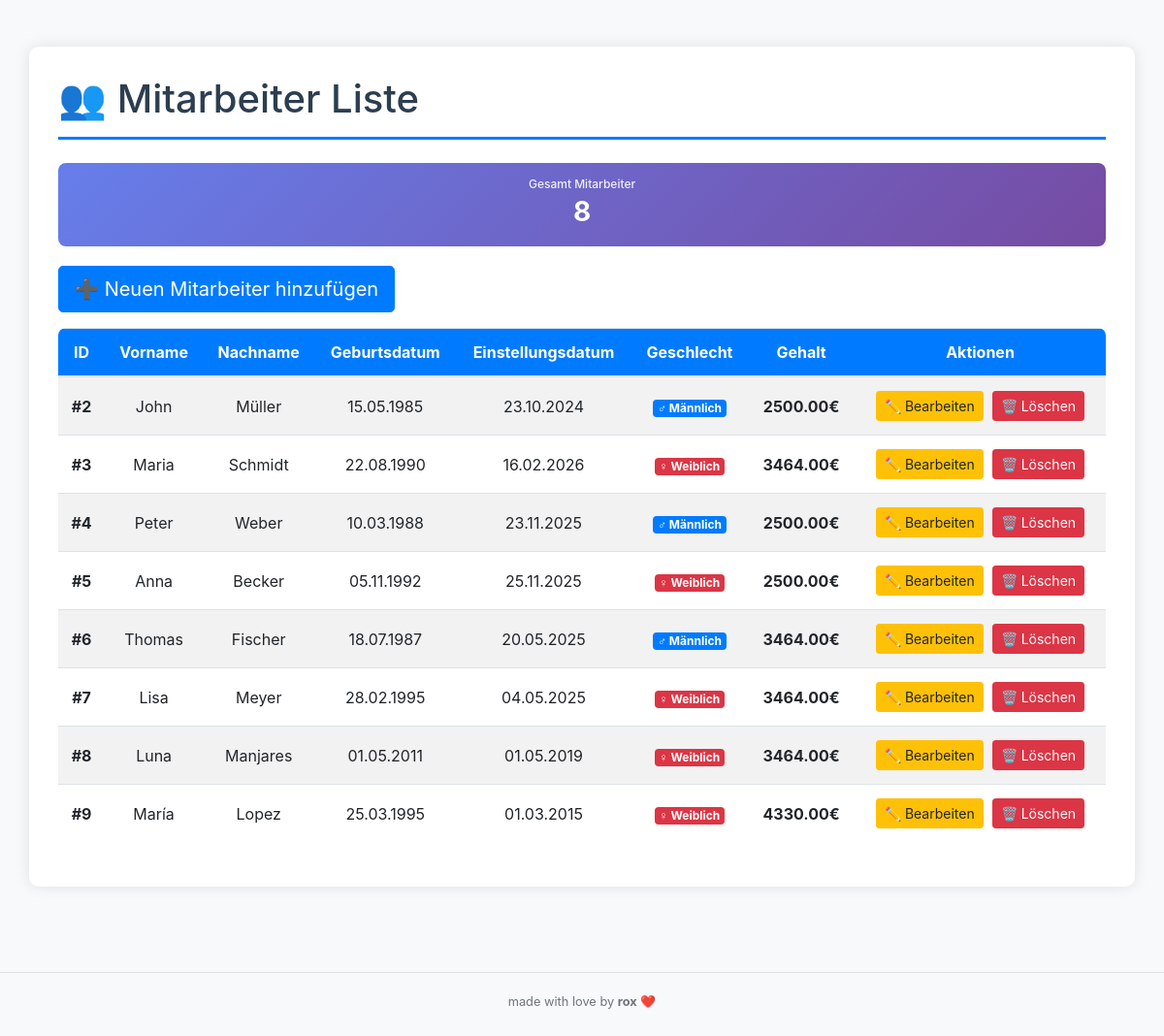
Before: / with the older database file.
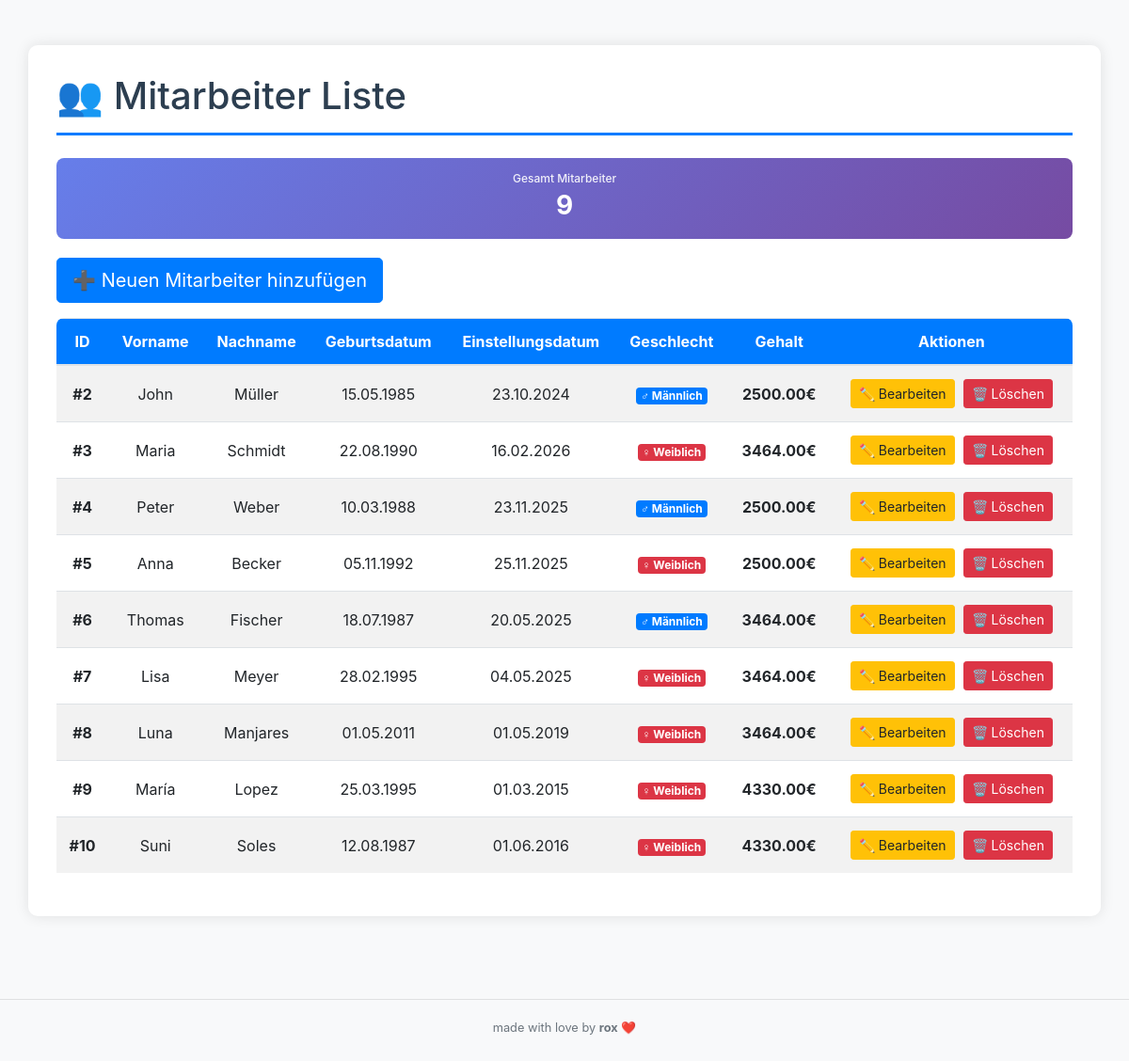
After: the same page with the newer database file.
### staff/models.py (models this page shows, shortened)
class Mitarbeiter(models.Model):
    vorname = models.CharField(max_length=30)
    nachname = models.CharField(max_length=30)
    gebdatum = models.DateField()
    einstdatum = models.DateField()
    gehaltmodell = models.ForeignKey(Gehaltsmodell, on_delete=models.CASCADE, blank=True, null=True)
    geschlecht = models.CharField(max_length=1, choices=Geschlecht.choices)
    def get_gehalt(self):
        if self.gehaltmodell:
            return self.gehaltmodell.get_gehalt()
        return 0

class Gehaltsmodell(models.Model):
    TYP_ARBEIT = 'ARBEIT'
    TYP_FIX = 'FIX'
    TYP_CHOICES = [
        (TYP_ARBEIT, 'Arbeitermodell'),
        (TYP_FIX, 'Fixgehaltmodell'),
    ]
    typ = models.CharField(max_length=10, choices=TYP_CHOICES, default=TYP_ARBEIT)
    stdlohn = models.DecimalField(max_digits=10, decimal_places=2, null=True, blank=True, validators=[MinValueValidator(0)])
    stdzahl = models.DecimalField(max_digits=10, decimal_places=2, null=True, blank=True, validators=[MinValueValidator(0)])
    gehalt = models.DecimalField(max_digits=10, decimal_places=2, null=True, blank=True, validators=[MinValueValidator(0)])
    def get_gehalt(self):
        if self.typ == self.TYP_ARBEIT:
            return (self.stdlohn or Decimal('0')) * (self.stdzahl or Decimal('0')) * Decimal('4.33')
        return self.gehalt or Decimal('0')

### staff/views.py (the view)
# urls.py: path('', staff_list, name='staff_list'),
def staff_list(request):
    mitarbeiter = Mitarbeiter.objects.all()
    return render(request, 'staff/list.html', {'mitarbeiter': mitarbeiter})

### staff/Templates/staff/list.html (shortened to what this page needs)
<!DOCTYPE html>
<html lang="de">
<head>
    <link href="https://stackpath.bootstrapcdn.com/bootstrap/4.5.2/css/bootstrap.min.css" rel="stylesheet">
</head>
<body>
    <div class="container mt-5 mb-5">
        <h1 class="mb-4">👥 Mitarbeiter Liste</h1>
        <div class="stats">
            <div class="stat-box">
                <h5>Gesamt Mitarbeiter</h5>
                <div class="number">{{ mitarbeiter.count }}</div>
            </div>
        </div>
        <a href="{% url 'staff_create' %}" class="btn btn-primary btn-lg mb-3">
            <span>➕</span> Neuen Mitarbeiter hinzufügen
        </a>
        <div class="table-responsive">
            <table class="table table-striped table-hover">
                <thead>
                    <tr>
                        <th>ID</th>
                        <th>Vorname</th>
                        <th>Nachname</th>
                        <th>Geburtsdatum</th>
                        <th>Einstellungsdatum</th>
                        <th>Geschlecht</th>
                        <th>Gehalt</th>
                        <th>Aktionen</th>
                    </tr>
                </thead>
                <tbody>
                    {% if mitarbeiter %}
                        {% for m in mitarbeiter %}
                            <tr>
                                <td><strong>#{{ m.pk }}</strong></td>
                                <td>{{ m.vorname }}</td>
                                <td>{{ m.nachname }}</td>
                                <td>{{ m.gebdatum|date:"d.m.Y" }}</td>
                                <td>{{ m.einstdatum|date:"d.m.Y" }}</td>
                                <td>
                                    {% if m.geschlecht == 'M' %}
                                        <span class="badge badge-primary">♂ Männlich</span>
                                    {% elif m.geschlecht == 'W' %}
                                        <span class="badge badge-danger">♀ Weiblich</span>
                                    {% else %}
                                        <span class="badge badge-secondary">Divers</span>
                                    {% endif %}
                                </td>
                                <td><strong>{{ m.get_gehalt|floatformat:2 }}€</strong></td>
                                <td>
                                    <div class="btn-group-sm">
                                        <a href="{% url 'staff_update' m.pk %}" class="btn btn-warning btn-sm">✏️ Bearbeiten</a>
                                        <a href="{% url 'staff_delete' m.pk %}" class="btn btn-danger btn-sm">🗑️ Löschen</a>
                                    </div>
                                </td>
                            </tr>
                        {% endfor %}
                    {% endif %}
                </tbody>
            </table>
        </div>
    </div>
    <footer class="text-center text-muted mt-5 py-4">
        <hr>
        <p><small>made with love by <strong>rox</strong> ❤️</small></p>
    </footer>
</body>
</html>

Changed rows visible on the page:
added Mitarbeiter: pk "10", vorname "Suni", nachname "Soles", gebdatum "12.08.1987", einstdatum "01.06.2016", geschlecht "♀ Weiblich", get_gehalt "4330.00"
Other visible differences:
{{ mitarbeiter.count }}: "8" → "9"
